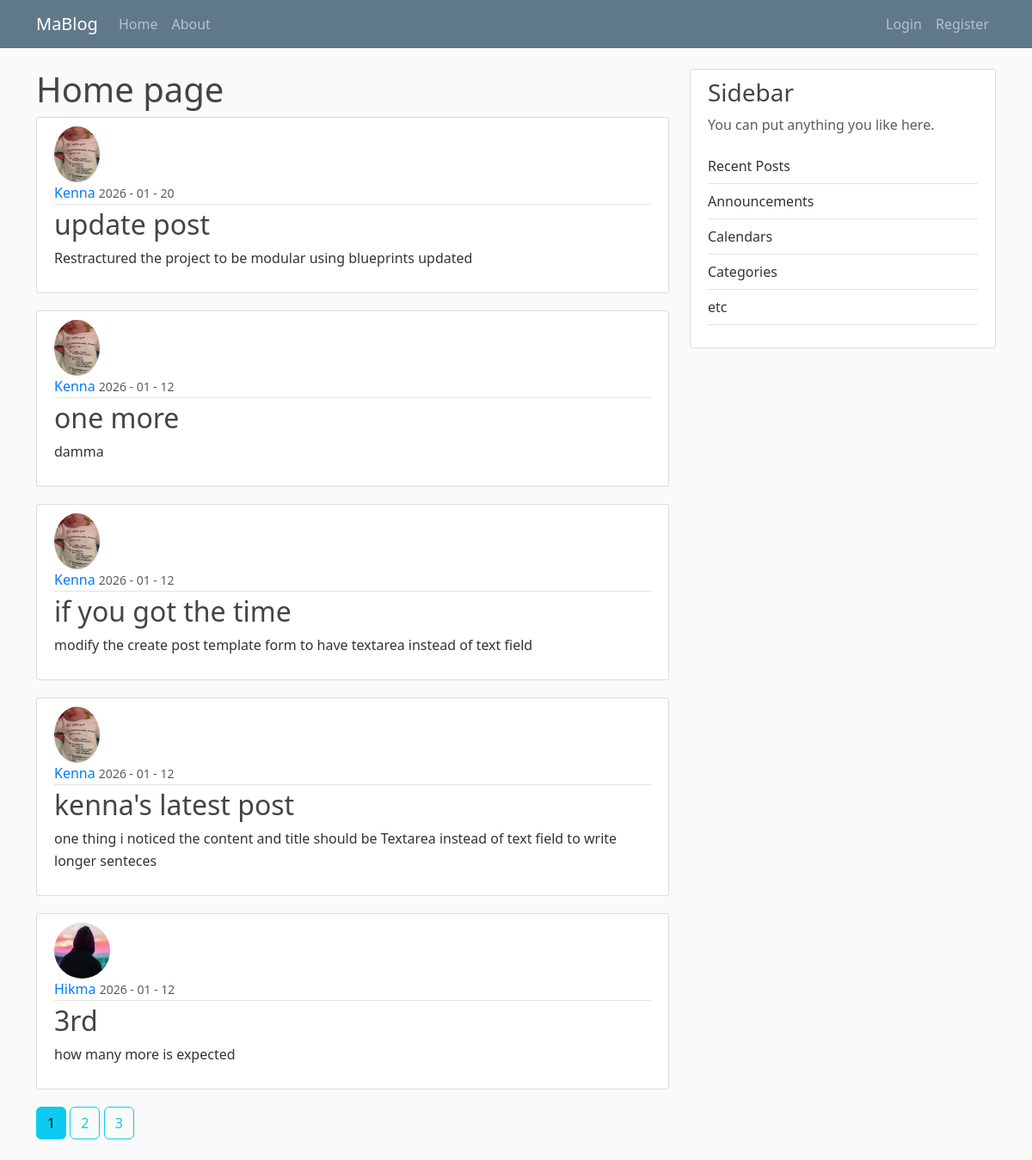
The page /home on the database its author committed.
### flaskblog/models.py (models this page shows, shortened)
class Post(db.Model):
    id = db.Column(db.Integer, primary_key=True)
    title = db.Column(db.String(100), nullable=False)
    date_posted = db.Column(db.DateTime, nullable=False, default=datetime.utcnow)
    content = db.Column(db.Text, nullable=False)
    user_id = db.Column(db.Integer, db.ForeignKey('user.id'), nullable=False)

class User(db.Model, UserMixin):
    id = db.Column(db.Integer, primary_key=True)
    username = db.Column(db.String(20), unique=True, nullable=False)
    email = db.Column(db.String(120), unique=True, nullable=False)
    image_file = db.Column(db.String(20), nullable=False, default='default.jpg')
    password = db.Column(db.String(60), nullable=False)
    posts = db.relationship('Post', backref='author', lazy=True)

### flaskblog/main/routes.py (the view)
@main.route("/")
@main.route("/home")
def home():
    page=request.args.get('page',1,type=int)
    posts = Post.query.order_by(Post.date_posted.desc()).paginate(page=page, per_page=5)
    return render_template('home.html', posts=posts)

### flaskblog/templates/home.html
{% extends "layout.html" %} {%block content%}
<h1>Home page</h1>
{% for post in posts.items%}
<article class="media content-section">
  <img
    class="rounded-circle article-img"
    src="{{ url_for('static', filename='profilePics/' + post.author.image_file) }}"
  />
  <div class="media-body">
    <div class="article-metadata">
      <a
        class="mr-2"
        href="{{ url_for('users.user_posts', username=post.author.username) }}"
        >{{post.author.username}}</a
      >
      <small class="text-muted"
        >{{post.date_posted.strftime("%Y - %m - %d")}}</small
      >
    </div>
    <h2>
      <a
        class="article-title"
        href="{{ url_for('posts.post', post_id=post.id) }}"
        >{{post.title}}</a
      >
    </h2>
    <p class="article-content">{{post.content}}</p>
  </div>
</article>
{%endfor%} {% for page_num in posts.iter_pages(left_edge=1, right_edge=1,
left_current=1, right_current=2) %} {% if page_num %} {% if posts.page ==
page_num %}
<a class="btn btn-info mb-4" href="{{ url_for('main.home', page=page_num) }}"
  >{{page_num}}</a
>
{% else %}
<a
  class="btn btn-outline-info mb-4"
  href="{{ url_for('main.home', page=page_num) }}"
  >{{page_num}}</a
>
{% endif %} {% else %}
<span class="btn btn-secondary mb-4 disabled">...</span>
{% endif %} {% endfor %} {%endblock content%}

### flaskblog/templates/layout.html (shortened to what this page needs)
<!doctype html>
<html>
  <head>
    <link
      href="https://cdn.jsdelivr.net/npm/bootstrap@5.3.8/dist/css/bootstrap.min.css"
      rel="stylesheet"
    />
    <link
      rel="stylesheet"
      type="text/css"
      href="{{ url_for('static', filename='css/main.css') }}"
    />
  </head>
  <body>
    <header class="site-header">
      <nav class="navbar navbar-expand-md navbar-dark bg-steel fixed-top">
        <div class="container">
          <a class="navbar-brand mr-4" href="/">MaBlog</a>
          <div class="menu-items collapse navbar-collapse" id="navbarToggle">
            <div class="navbar-nav mr-auto">
              <a class="navbar-item nav-link" href="{{url_for('main.home')}}"
                >Home</a
              >
              <a class="navbar-item nav-link" href="{{url_for('main.about')}}"
                >About</a
              >
            </div>
          </div>
          <div class="navbar-nav mr-0">
            {% if current_user.is_authenticated %}
            <a class="navbar-item nav-link" href="{{url_for('posts.new_post')}}"
              >Create new post</a
            >
            <a class="navbar-item nav-link" href="{{url_for('users.account')}}"
              >Account</a
            >
            <a class="navbar-item nav-link" href="{{url_for('users.logout')}}"
              >Logout</a
            >
            {%else%}
            <a class="navbar-item nav-link" href="{{url_for('users.login')}}"
              >Login</a
            >
            <a class="navbar-item nav-link" href="{{url_for('users.register')}}"
              >Register</a
            >
            {% endif %}
          </div>
        </div>
      </nav>
    </header>
    <main role="main" class="container">
      <div class="row">
        <div class="col-md-8">{% block content%} {% endblock %}</div>
        <div class="col-md-4">
          <div class="content-section">
            <h3>Sidebar</h3>
            <p class="text-muted">You can put anything you like here.</p>
            <ul class="list-sidebar">
              <li>Recent Posts</li>
              <li>Announcements</li>
              <li>Calendars</li>
              <li>Categories</li>
              <li>etc</li>
            </ul>
          </div>
        </div>
      </div>
    </main>
  </body>
</html>

### flaskblog/static/css/main.css (style rules this page uses)
body { background: #fafafa; color: #333; margin-top: 5rem; }
h1, h2, h3, h4, h5, h6 { color: #444; }
a { color: #007bff; text-decoration: none; }
.bg-steel { background-color: #5f788a; }
.navbar { gap: 5rem; }
.menu-items { justify-content: space-between; }
.content-section { background: #fff; padding: 10px 20px; border: 1px solid #ddd; border-radius: 3px; margin-bottom: 20px; }
.article-title { color: #444444; }
.article-content { white-space: pre-line; line-height: 1.6; }
.article-img { max-width: 65px; height: 65px; margin-right: 15px; border-radius: 5px; }
.article-metadata { padding-bottom: 1px; margin-bottom: 4px; border-bottom: 1px solid #e3e3e3; }
.list-sidebar { list-style-type: none; padding-left: 0; }
.list-sidebar li { padding: 8px 0; border-bottom: 1px solid #e3e3e3; }

### rows shown on the page
Post: image_file (picture), author.username "Kenna", date_posted "2026 - 01 - 20", title "update post", content "Restractured the project to be modular using blueprints updated"
Post: image_file (picture), author.username "Kenna", date_posted "2026 - 01 - 12", title "one more", content "damma"
Post: image_file (picture), author.username "Kenna", date_posted "2026 - 01 - 12", title "if you got the time", content "modify the create post template form to have textarea instead of text field"
Post: image_file (picture), author.username "Kenna", date_posted "2026 - 01 - 12", title "kenna's latest post", content "one thing i noticed the content and title should be Textarea instead of text field to write longer senteces"
Post: image_file (placeholder picture), author.username "Hikma", date_posted "2026 - 01 - 12", title "3rd", content "how many more is expected"

### other values the page prints
{{ page_num }} "1"
{{ page_num }} "2" "3"
